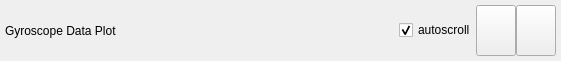
<?xml version="1.0" encoding="UTF-8"?>
<ui version="4.0">
 <class>DataPlotWidget</class>
 <widget class="QWidget" name="GyroDataPlotWidget">
  <property name="geometry">
   <rect>
    <x>0</x>
    <y>0</y>
    <width>561</width>
    <height>61</height>
   </rect>
  </property>
  <property name="acceptDrops">
   <bool>true</bool>
  </property>
  <property name="windowTitle">
   <string>Plotasdasdas</string>
  </property>
  <layout class="QVBoxLayout" name="verticalLayout">
   <property name="spacing">
    <number>0</number>
   </property>
   <property name="margin">
    <number>0</number>
   </property>
   <item>
    <layout class="QHBoxLayout" name="dataPlotControls">
     <property name="spacing">
      <number>0</number>
     </property>
     <property name="margin">
      <number>5</number>
     </property>
     <item>
      <widget class="QLabel" name="label">
       <property name="text">
        <string>Gyroscope Data Plot</string>
       </property>
      </widget>
     </item>
     <item>
      <spacer name="spacer">
       <property name="orientation">
        <enum>Qt::Horizontal</enum>
       </property>
       <property name="sizeHint" stdset="0">
        <size>
         <width>40</width>
         <height>20</height>
        </size>
       </property>
      </spacer>
     </item>
     <item>
      <widget class="QCheckBox" name="autoscroll_checkbox">
       <property name="text">
        <string>autoscroll</string>
       </property>
       <property name="checked">
        <bool>true</bool>
       </property>
      </widget>
     </item>
     <item>
      <widget class="QPushButton" name="pause_button">
       <property name="sizePolicy">
        <sizepolicy hsizetype="Preferred" vsizetype="Preferred">
         <horstretch>0</horstretch>
         <verstretch>0</verstretch>
        </sizepolicy>
       </property>
       <property name="toolTip">
        <string>pause plot</string>
       </property>
       <property name="iconSize">
        <size>
         <width>16</width>
         <height>16</height>
        </size>
       </property>
       <property name="checkable">
        <bool>true</bool>
       </property>
      </widget>
     </item>
     <item>
      <widget class="QPushButton" name="clear_button">
       <property name="sizePolicy">
        <sizepolicy hsizetype="Preferred" vsizetype="Preferred">
         <horstretch>0</horstretch>
         <verstretch>0</verstretch>
        </sizepolicy>
       </property>
       <property name="toolTip">
        <string>clear plot</string>
       </property>
       <property name="iconSize">
        <size>
         <width>16</width>
         <height>16</height>
        </size>
       </property>
      </widget>
     </item>
    </layout>
   </item>
   <item>
    <layout class="QHBoxLayout" name="data_plot_layout">
     <property name="spacing">
      <number>0</number>
     </property>
    </layout>
   </item>
  </layout>
 </widget>
 <resources/>
 <connections/>
</ui>
